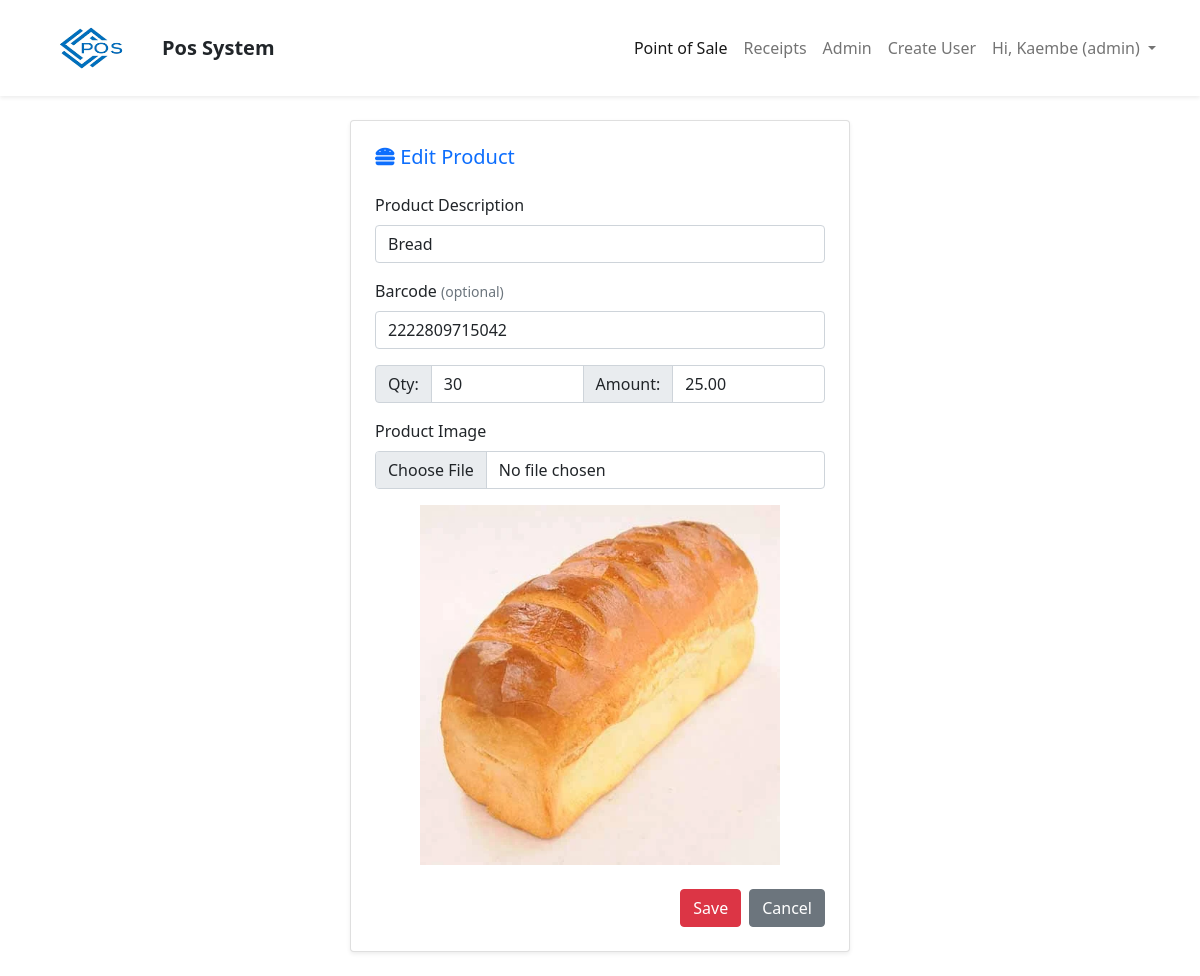
Screenshot of /index.php?pg=product-edit&id=53 (signed in) with the database file from the repository.
### tables this page shows
CREATE TABLE `products` (
  `id` int(11) NOT NULL,
  `barcode` varchar(15) NOT NULL,
  `description` varchar(50) NOT NULL,
  `qty` int(11) NOT NULL DEFAULT 1,
  `amount` decimal(10,2) NOT NULL DEFAULT 0.00,
  `image` varchar(500) NOT NULL,
  `user_id` varchar(60) NOT NULL,
  `date` datetime NOT NULL,
  `views` int(11) NOT NULL DEFAULT 0
);

### app/controllers/product-edit.php (called while the page is built, shortened)
<?php
$id = $_GET['id'] ?? null;
$product = new Product();
$row = $product->first(['id'=>$id]);
require views_path('products/product-edit');

### app/core/init.php (called while the page is built, shortened)
<?php
require "../app/core/functions.php";
require "../app/core/database.php";
require "../app/core/model.php";
function my_function($classname)
{
	$filename = "../app/models/".ucfirst($classname) . ".php";
}

### app/core/model.php (called while the page is built, shortened)
<?php
class Model extends Database
{
	public function first($data)
	{
		$keys = array_keys($data);
		$query = "select * from $this->table where ";
		foreach ($keys as $key) {
			$query .= "$key = :$key && ";
		}
		$query = trim($query,"&& ");
		$db = new Database;
		if($res = $db->query($query,$data))
		{
			return $res[0];
		}
		return false;
	}
}

### app/core/database.php (called while the page is built, shortened)
<?php
class Database
{
    private function db_connect()
    {
        $DBHOST = "localhost";
        $DBNAME = "ink_pos";
        $DBUSER = "root";
        $DBPASS = "";
        $DBDRIVER = "mysql";
        try {
            $con = new PDO("$DBDRIVER:host=$DBHOST;dbname=$DBNAME", $DBUSER, $DBPASS);
            $con->setAttribute(PDO::ATTR_ERRMODE, PDO::ERRMODE_EXCEPTION);
        } catch (PDOException $e) {
            echo "Connection failed: " . $e->getMessage();
            return null;
        }
        return $con;
    }
    public function query($query, $data = array())
    {
        $con = $this->db_connect();
        $smt = $con->prepare($query);
        $check = $smt->execute($data);
        if ($check) {
            $result = $smt->fetchAll(PDO::FETCH_ASSOC);
            if (is_array($result) && count($result) > 0) {
                return $result;
            }
        }
        return false;
    }
}

### app/core/functions.php (called while the page is built, shortened)
<?php
function set_value($key,$default = "")
{
	return $default;
}

### app/views/products/product-edit.view.php (the view, shortened to what this page needs)
<div class="container-fluid d-flex justify-content-center align-items-center p-4">
    <div class="card shadow-sm rounded-lg p-4 w-100" style="max-width: 500px;">
        <?php if(!empty($row)): ?>
        <form method="post" enctype="multipart/form-data">
            <h5 class="text-primary mb-4"><i class="fa fa-hamburger"></i> Edit Product</h5>
            <div class="mb-3">
                <label for="productControlInput1" class="form-label">Product Description</label>
                <input value="<?= set_value('description', $row['description']) ?>" name="description" type="text" class="form-control <?= !empty($errors['description']) ? 'border-danger' : '' ?>" id="productControlInput1" placeholder="Enter product description">
            </div>
            <div class="mb-3">
                <label for="barcodeControlInput1" class="form-label">Barcode <small class="text-muted">(optional)</small></label>
                <input value="<?= set_value('barcode', $row['barcode']) ?>" name="barcode" type="text" class="form-control <?= !empty($errors['barcode']) ? 'border-danger' : '' ?>" id="barcodeControlInput1" placeholder="Enter product barcode">
            </div>
            <div class="input-group mb-3">
                <span class="input-group-text">Qty:</span>
                <input name="qty" value="<?= set_value('qty', $row['qty']) ?>" type="number" class="form-control <?= !empty($errors['qty']) ? 'border-danger' : '' ?>" placeholder="Quantity" aria-label="Quantity">
                <span class="input-group-text">Amount:</span>
                <input name="amount" value="<?= set_value('amount', $row['amount']) ?>" step="0.05" type="number" class="form-control <?= !empty($errors['amount']) ? 'border-danger' : '' ?>" placeholder="Amount" aria-label="Amount">
            </div>
            <div class="mb-3">
                <label for="formFile" class="form-label">Product Image</label>
                <input name="image" class="form-control <?= !empty($errors['image']) ? 'border-danger' : '' ?>" type="file" id="formFile">
            </div>
            <div class="text-center mb-4">
                <img class="mx-auto d-block" src="<?= $row['image'] ?>" style="max-width: 80%;">
            </div>
            <div class="d-flex justify-content-end">
                <button class="btn btn-danger ms-2" type="submit">Save</button>
                <a href="index.php?pg=admin&tab=products" class="btn btn-secondary ms-2">Cancel</a>
            </div>
        </form>
        <?php endif; ?>
    </div>
</div>

### public/assets/css/main.css (style rules this page uses)
body a { text-decoration: none; }

### rows the page displays
products: description "Bread", barcode "2222809715042", qty "30", amount "25.00", image (picture)

### other values shown
APP_NAME "Pos System"
auth('username') "Kaembe"
Auth::get('role') "admin"
